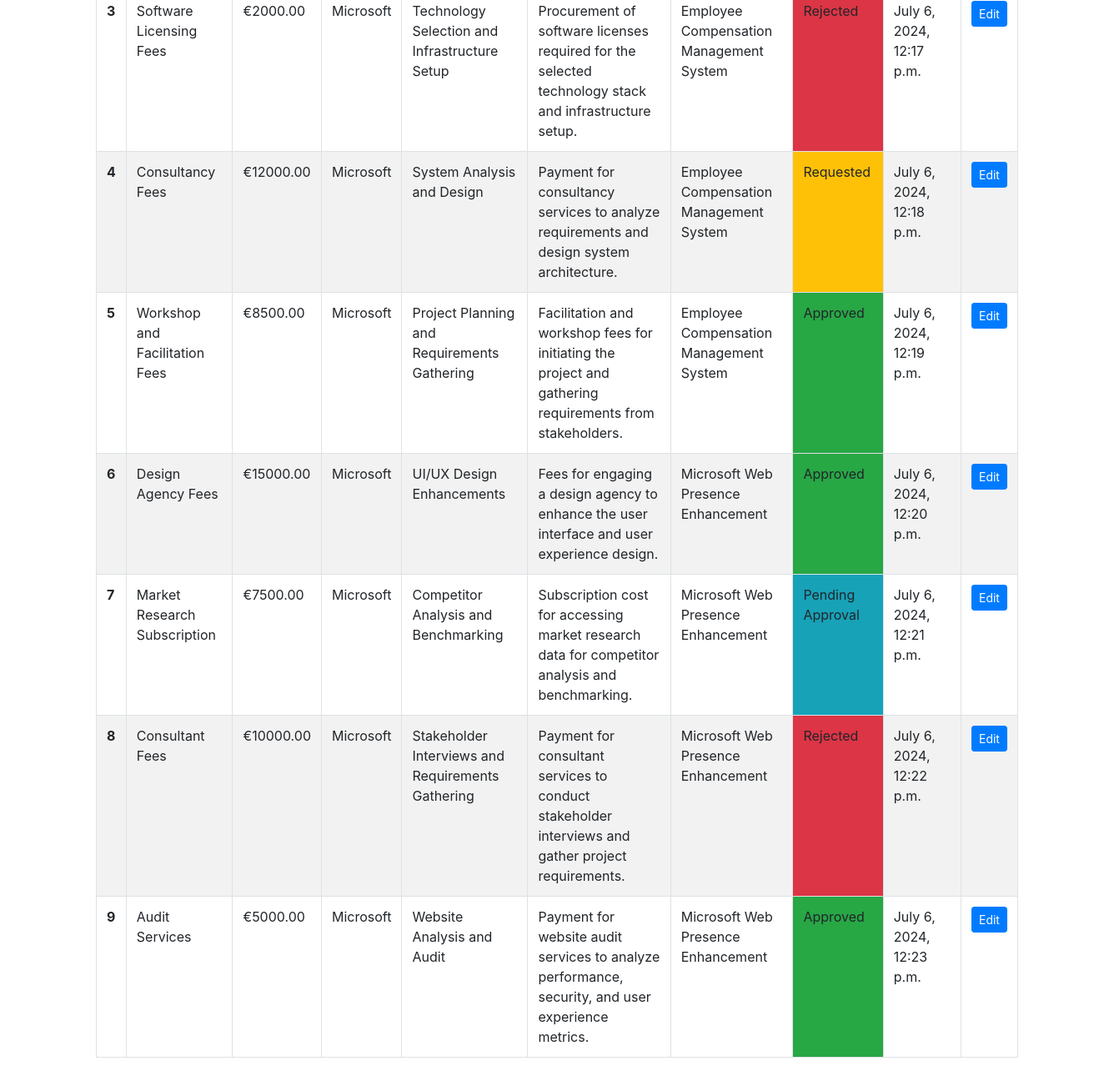
/costs/ (lower part), run on an earlier commit of the app's database.
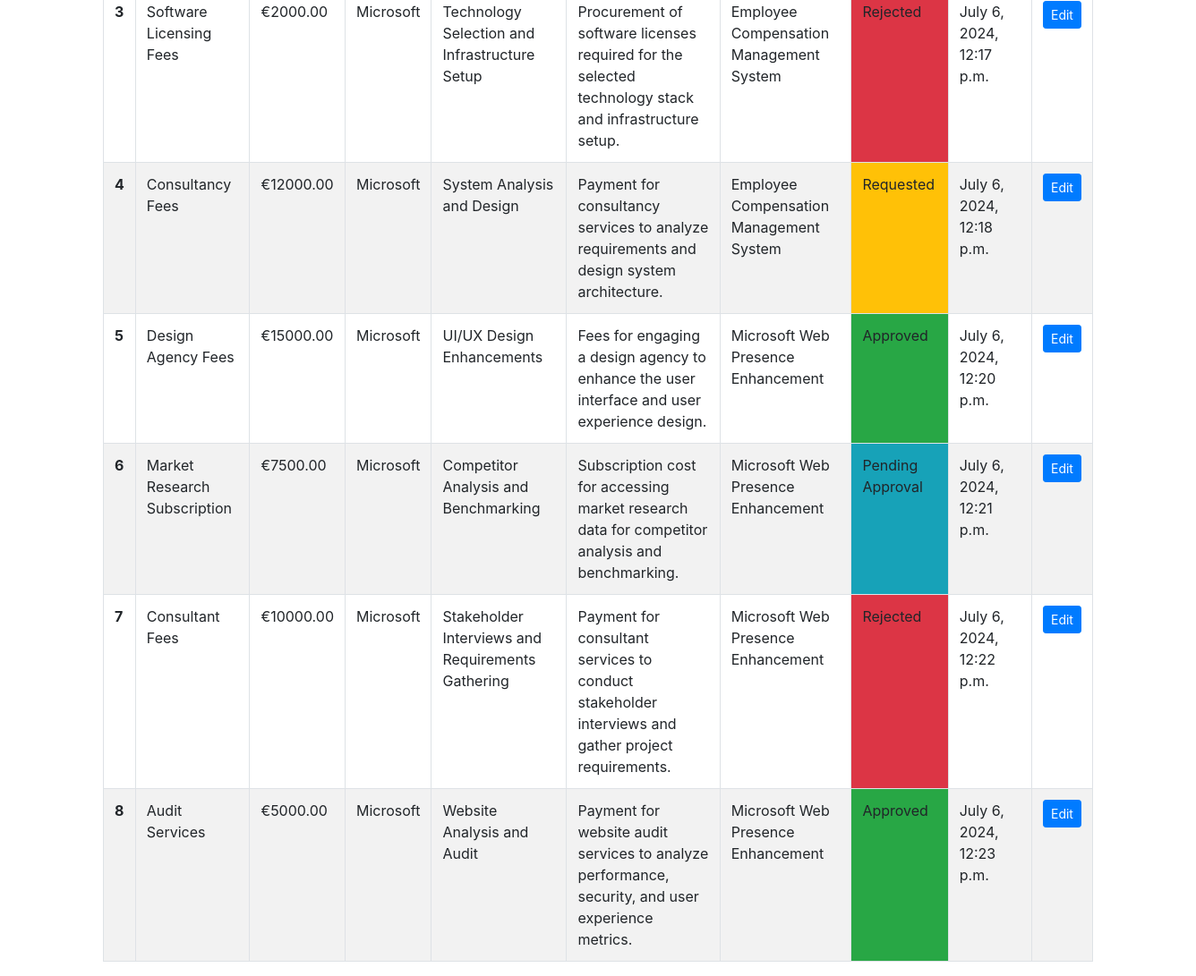
And on a later commit of the database.
### charges/models.py (models this page shows, shortened)
class Cost(models.Model):
    name = models.CharField(max_length=225)
    amount = models.DecimalField(max_digits=10, decimal_places=2)
    client = models.ForeignKey(Client, null = False, on_delete=models.CASCADE)
    task = models.ForeignKey(Task, null = False, on_delete=models.CASCADE)
    description = models.TextField()
    project = models.ForeignKey(Project, null = False, on_delete=models.CASCADE)
    status = models.CharField(max_length=225, choices=COST_STATUS_CHOICES, default = 'requested')
    created_date = models.DateTimeField(auto_now_add=True)

### task_management/models.py (models this page shows)
class Client(models.Model):
    industry = models.ForeignKey(Industry, null = True, on_delete=models.SET_NULL)
    name = models.CharField(max_length=225)
    email = models.EmailField(null = True, max_length= 100)
    phone_number = models.CharField(max_length= 20, null = True)
    active = models.BooleanField(default= False)
    user = models.ForeignKey(User, null = True, on_delete=models.SET_NULL)
    created_date = models.DateTimeField(auto_now_add=True)
    def __str__(self):
        return self.name

class Task(models.Model):
    title = models.CharField(max_length=225)
    project = models.ForeignKey(Project, null = True, on_delete=models.CASCADE)
    status = models.CharField(max_length=225, choices=TASK_STATUS_CHOICES, default = 'back_log')
    reporter = models.ForeignKey(User, related_name='reported_tasks', null = True, on_delete=models.SET_NULL)
    assignee = models.ForeignKey(User, related_name='assigned_tasks', null = True, on_delete=models.SET_NULL)
    created_date = models.DateTimeField(auto_now_add=True)
    deadline_date = models.DateField()
    last_modified_date = models.DateTimeField()
    last_modified_by = models.ForeignKey(User, related_name='modified_tasks', null = True, on_delete=models.SET_NULL)
    def __str__(self):
        return self.title

class Project(models.Model):
    title = models.CharField(max_length=225)
    active = models.BooleanField(default= False)
    client = models.ForeignKey(Client, null = False, on_delete=models.CASCADE)
    status = models.CharField(max_length=225, choices=PROJECT_STATUS_CHOICES, default = 'draft')
    created_date = models.DateTimeField(auto_now_add=True)
    start_date = models.DateField()
    end_date = models.DateField()
    total_costs = models.DecimalField(max_digits=10, decimal_places=2)
    def __str__(self):
        return self.title

### charges/views.py (the view)
# urls.py: path('costs/', CostsView.as_view(), name='costs-list'),
class CostsView(ListView):
    model = Cost
    template_name = 'lists/costs.html'
    context_object_name = 'costs'

### charges/templates/lists/costs.html (shortened to what this page needs)
{% extends 'base.html' %}
{% load static %}
{% block extra_css %}
<link rel="stylesheet" href="{% static 'css/charges/costs.css' %}">
{% endblock %}
{% block content %}
    <div class="container table-container">
        <div class="table-responsive">
            <table class="table table-bordered table-striped">
                <tbody>
                    {% for cost in costs %}
                    <tr class="{% cycle 'table-striped-row-grey' 'table-striped-row-white' %}">
                        <th scope="row">{{ forloop.counter }}</th>
                        <td>{{ cost.name }}</td>
                        <td>€{{ cost.amount }}</td>
                        <td>{{ cost.client }}</td>
                        <td>{{ cost.task }}</td>
                        <td>{{ cost.description }}</td>
                        <td>{{ cost.project }}</td>
                        <td class="status-{{ cost.status }}">{{ cost.get_status_display }}</td>
                        <td>{{ cost.created_date }}</td>
                        <td><a href="{% url 'edit_cost' cost.id %}" class="btn btn-primary btn-sm">Edit</a></td>
                    </tr>
                    {% endfor %}
                </tbody>
            </table>
        </div>
    </div>
{% endblock %}

What changed in the data, as far as the page shows it:
removed Cost: name "Workshop and Facilitation Fees", amount "8500.00", client "Microsoft", task "Project Planning and Requirements Gathering", description "Facilitation and workshop fees for initiating the project and gathering requirements from stakeholders.", project "Employee Compensation Management System", status "Approved", created_date "July 6, 2024, 12:19 p.m."
